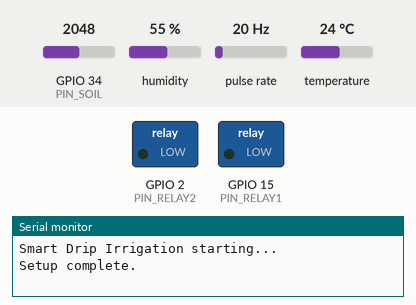
Bench run of a sketch on a simulated ESP32. On the bench: switched loads named in the sketch (green lamp = pin HIGH), the last lines printed to the serial monitor. Wiring (inferred from the names in the program): pulse sensor: data GPIO 5. The test bench sets the inputs (shaded band); at power-on: GPIO 34 (PIN_SOIL) = 2048, humidity 55 %, pulse rate 20 Hz, temperature 24 °C.

Above: at 1.4 s.
1.5 s: GPIO 34 (PIN_SOIL) set to 591
7.2 s: GPIO 34 (PIN_SOIL) set to 499
At 8.8 s:
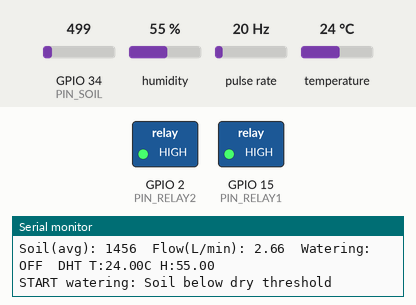
Timing chart, 0 to 10.3 s (numbered marks = the images above; inputs shaded):
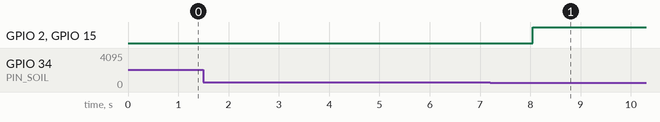

The sketch:

Main1.ino
```cpp
/*
  Smart Drip Irrigation for ESP32
  - Soil moisture: analog on D34
  - DHT22: data on D4
  - Water flow sensor: pulse on D5 (interrupt)
  - Relay controls: D15 (IN1), D2 (IN2) -> control 12V pump via relay COM/NO

  Logic:
  - Maintain moving average for soil moisture
  - If moisture below DRY threshold, start watering
  - Stop watering when moisture above WET threshold OR flow drops below minFlow
    OR maxWaterDuration reached
  - Print values and state changes to Serial

  Configurable constants below.
*/

#include <Arduino.h>
#include <DHT.h>

// Pins (use labels from the circuit)
const int PIN_SOIL = 34;     // analog input (ADC1_CH6)
const int PIN_DHT = 4;       // DHT22 data pin
const int PIN_FLOW = 5;      // pulse input from flow sensor
const int PIN_RELAY1 = 15;   // IN1 -> relay channel 1
const int PIN_RELAY2 = 2;    // IN2 -> relay channel 2

// DHT settings
#define DHTTYPE DHT22
DHT dht(PIN_DHT, DHTTYPE);

// Relay polarity (set to true if your relay is active LOW)
const bool RELAY_ACTIVE_LOW = false;

// Soil moisture ADC settings
// ESP32 ADC range: 0-4095 (12-bit) by default; reading map may vary with attenuation
const int ADC_MAX = 4095;
const int SOIL_MOVING_AVG_SIZE = 10; // number of samples to average for soil
const unsigned long SOIL_SAMPLE_INTERVAL_MS = 2000; // sample soil every 2s

// Thresholds (these are raw ADC values; adjust for your sensor and installation)
// Typical: wetter soil -> higher or lower value depending on sensor. Verify and adjust.
// These defaults assume wetter => higher ADC (if not, swap logic or invert mapping)
const int SOIL_DRY_THRESHOLD = 1600;  // below this => dry
const int SOIL_WET_THRESHOLD = 2000;  // above this => wet enough to stop

// Flow sensor settings
volatile unsigned long flowPulseCount = 0; // incremented in ISR
unsigned long lastFlowCalcTime = 0;
float currentFlowLPerMin = 0.0; // computed flow (L/min)
const unsigned long FLOW_CALC_INTERVAL_MS = 5000; // compute flow every 5s
// pulses per liter for the flow sensor (typical YF-S201 ~450 pulses per liter)
const float FLOW_PULSES_PER_LITER = 450.0;
const float MIN_FLOW_LPM = 0.1; // if flow < this while watering, consider fault

// Watering control
bool watering = false;
unsigned long wateringStartTime = 0;
const unsigned long MAX_WATERING_DURATION_MS = 5UL * 60UL * 1000UL; // 5 minutes default

// Timing
unsigned long lastSoilSampleTime = 0;
unsigned long lastStatusPrintTime = 0;
const unsigned long STATUS_PRINT_INTERVAL_MS = 2000;

// Soil moving average buffer
int soilBuffer[SOIL_MOVING_AVG_SIZE];
int soilIndex = 0;
int soilCount = 0; // how many filled

// Forward
void startWatering(const char *reason);
void stopWatering(const char *reason);
void IRAM_ATTR flowPulseISR();
int readSoilRaw();
int getSoilAverage();

void setup() {
  Serial.begin(115200);
  delay(100);
  Serial.println("Smart Drip Irrigation starting...");

  // Pins
  pinMode(PIN_RELAY1, OUTPUT);
  pinMode(PIN_RELAY2, OUTPUT);

  // Initialize relays to OFF
  if (RELAY_ACTIVE_LOW) {
    digitalWrite(PIN_RELAY1, HIGH);
    digitalWrite(PIN_RELAY2, HIGH);
  } else {
    digitalWrite(PIN_RELAY1, LOW);
    digitalWrite(PIN_RELAY2, LOW);
  }

  // DHT
  dht.begin();

  // Flow sensor input
  pinMode(PIN_FLOW, INPUT_PULLUP);
  attachInterrupt(digitalPinToInterrupt(PIN_FLOW), flowPulseISR, FALLING);
  lastFlowCalcTime = millis();

  // Seed soil buffer with initial readings
  for (int i = 0; i < SOIL_MOVING_AVG_SIZE; ++i) {
    soilBuffer[i] = readSoilRaw();
  }
  soilCount = SOIL_MOVING_AVG_SIZE;
  soilIndex = 0;

  Serial.println("Setup complete.");
}

void loop() {
  unsigned long now = millis();

  // Soil sampling
  if (now - lastSoilSampleTime >= SOIL_SAMPLE_INTERVAL_MS) {
    lastSoilSampleTime = now;
    int raw = readSoilRaw();
    soilBuffer[soilIndex] = raw;
    soilIndex = (soilIndex + 1) % SOIL_MOVING_AVG_SIZE;
    if (soilCount < SOIL_MOVING_AVG_SIZE) soilCount++;
  }

  // Flow calculation periodically
  if (now - lastFlowCalcTime >= FLOW_CALC_INTERVAL_MS) {
    noInterrupts();
    unsigned long pulses = flowPulseCount;
    flowPulseCount = 0;
    interrupts();

    unsigned long dt = now - lastFlowCalcTime;
    lastFlowCalcTime = now;
    // L per minute = (pulses / pulses_per_liter) * (60000 / dt)
    if (dt > 0) {
      float liters = pulses / FLOW_PULSES_PER_LITER;
      currentFlowLPerMin = liters * (60000.0f / dt);
    } else {
      currentFlowLPerMin = 0.0;
    }
  }

  // Control logic executed after updating sensors
  int soilAvg = getSoilAverage();

  // Debug prints periodic
  if (now - lastStatusPrintTime >= STATUS_PRINT_INTERVAL_MS) {
    lastStatusPrintTime = now;
    float humidity = NAN, temperature = NAN;
    // DHT is slow; read but tolerate failures
    humidity = dht.readHumidity();
    temperature = dht.readTemperature();

    Serial.print("Soil(avg): "); Serial.print(soilAvg);
    Serial.print("  Flow(L/min): "); Serial.print(currentFlowLPerMin, 2);
    Serial.print("  Watering: "); Serial.print(watering ? "ON" : "OFF");
    Serial.print("  DHT T:"); Serial.print(temperature); Serial.print("C H:"); Serial.println(humidity);
  }

  // Decision: start
  if (!watering && soilAvg < SOIL_DRY_THRESHOLD) {
    startWatering("Soil below dry threshold");
  }

  // Decision: stop conditions
  if (watering) {
    // 1) soil wet enough
    if (soilAvg >= SOIL_WET_THRESHOLD) {
      stopWatering("Soil reached wet threshold");
    }
    // 2) flow too low (possible blockage or pump failure)
    else if (currentFlowLPerMin < MIN_FLOW_LPM) {
      stopWatering("Flow below minimum threshold");
    }
    // 3) timeout
    else if (millis() - wateringStartTime >= MAX_WATERING_DURATION_MS) {
      stopWatering("Max watering duration reached");
    }
  }

  // Small delay to yield
  delay(10);
}

// --- Helper implementations ---

void startWatering(const char *reason) {
  watering = true;
  wateringStartTime = millis();
  // Activate relays
  if (RELAY_ACTIVE_LOW) {
    digitalWrite(PIN_RELAY1, LOW);
    digitalWrite(PIN_RELAY2, LOW);
  } else {
    digitalWrite(PIN_RELAY1, HIGH);
    digitalWrite(PIN_RELAY2, HIGH);
  }
  Serial.print("START watering: "); Serial.println(reason);
}

void stopWatering(const char *reason) {
  watering = false;
  // Deactivate relays
  if (RELAY_ACTIVE_LOW) {
    digitalWrite(PIN_RELAY1, HIGH);
    digitalWrite(PIN_RELAY2, HIGH);
  } else {
    digitalWrite(PIN_RELAY1, LOW);
    digitalWrite(PIN_RELAY2, LOW);
  }
  Serial.print("STOP watering: "); Serial.println(reason);
}

void IRAM_ATTR flowPulseISR() {
  // Basic debouncing not possible in ISR; assume sensor hardware clean pulses
  flowPulseCount++;
}

int readSoilRaw() {
  // Read ADC; perform a few quick samples and median/average to reduce noise
  const int SAMPLES = 5;
  long sum = 0;
  for (int i = 0; i < SAMPLES; ++i) {
    int v = analogRead(PIN_SOIL);
    sum += v;
    delay(2);
  }
  int avg = sum / SAMPLES;
  return avg;
}

int getSoilAverage() {
  long s = 0;
  for (int i = 0; i < soilCount; ++i) s += soilBuffer[i];
  if (soilCount == 0) return readSoilRaw();
  return (int)(s / soilCount);
}
```

Measured:
- the behaviour switches between 555 and 554 on GPIO 34 (PIN_SOIL) (found by bisection; images 0 and 1)
